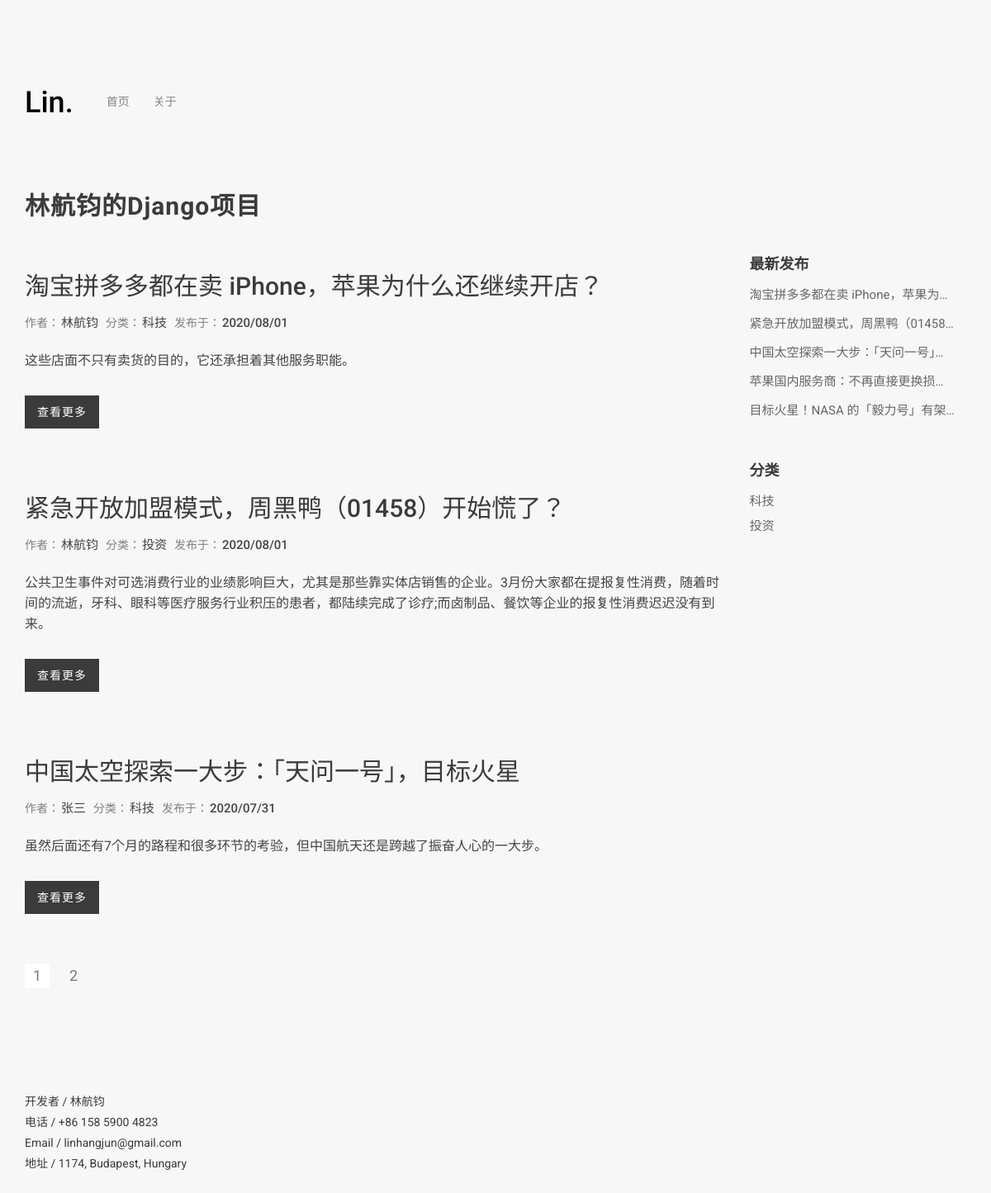
The page / on the database its author committed.
### apps/news_app/models.py (models this page shows)
class News(models.Model):
    title = models.CharField(max_length=100)
    thumbnail = models.URLField()
    desc = models.CharField(max_length=200)
    content = RichTextUploadingField()
    pub_date = models.DateTimeField(auto_now_add=True)
    author = models.ForeignKey(User, on_delete=models.CASCADE)
    category = models.ForeignKey('Category', on_delete=models.DO_NOTHING)
    class Meta:
        ordering = ['-pub_date']

class Category(models.Model):
    name = models.CharField(max_length=100)

### apps/news_app/views.py (the view)
# urls.py: path('', views.index, name='index'),
def index(request):
    articles = News.objects.all()
    new_articles = articles[0:5]
    limit = 3
    paginator = Paginator(articles, limit)
    page = request.GET.get('page')
    try:
        articles = paginator.page(page)
    except PageNotAnInteger:
        articles = paginator.page(1)
    except EmptyPage:
        articles = paginator.page(paginator.num_pages)
    categories = Category.objects.all()
    context = {
        'articles': articles,
        'new_articles': new_articles,
        'categories': categories,
    }
    return render(request, 'article/index.html', context=context)

### front/templates/article/index.html (shortened to what this page needs)
﻿{% extends 'article/base.html' %}
{% block content %}
    <div class="page-title">
        <div class="row">
            <div class="col-md-9 col-xs-12">
                <h1><b>林航钧的Django项目</b><br></h1>
            </div>
        </div>
    </div>
    <div class="blog">
        <div class="row">
            <div class="col-md-9 col-sm-9 col-xs-12 blog-content">
                {% for article in articles %}
                    <div class="blog-post">
                        <div class="blog-info">
                            <h2><a href="{% url 'news_app:article_detail' article.pk %}">{{ article.title }}</a></h2>
                            <ul class="post-info">
                                <li>作者：<a href="javascript:void(0)">{{ article.author.username }} </a></li>
                                <li>分类：<a href="{% url 'news_app:category' article.category.name %}">{{ article.category.name }} </a></li>
                                <li>发布于：<a href="javascript:void(0)">{{ article.pub_date | date:"Y/m/d" }} </a></li>
                            </ul>
                            <p>{{ article.desc }}</p>
                            <a href="{% url 'news_app:article_detail' article.pk %}" class="button">
                            查看更多
                            </a>
                        </div>
                    </div>
                {% endfor %}
            </div>
            {% include 'article/side_bar.html' %}
        </div>
        <div class="row">
                <div class="col-md-12">
                    <ul class="page-pagination">
                        {% for page_number in articles.paginator.page_range %}
                            {% if page_number == articles.number and articles.paginator.num_pages > 1 %}
                                 <li class="active"><a href="?page={{ page_number }}">{{ page_number }}</a></li>
                            {% elif articles.paginator.num_pages > 1 %}
                                 <li><a href="?page={{ page_number }}">{{ page_number }}</a></li>
                            {% endif %}
                        {% endfor %}
                        {% if articles.has_next %}
                            <li><a href="?page={{ articles.next_page_number }}"><i class="icon-xiayiye iconfont"></i></a></li>
                        {% endif %}
                    </ul>
                </div>
             </div>
    </div>
{% endblock %}

### front/templates/article/base.html (shortened to what this page needs)
<!DOCTYPE html>
<html>
	<head>
		<link rel="stylesheet" href="{% static 'css/bootstrap.css' %}">
		<link rel="stylesheet" href="{% static 'css/font-awesome.css' %}">
		<link rel="stylesheet" href="{% static 'css/style.css' %}">
        <link rel="stylesheet" href="//at.alicdn.com/t/font_1975388_tqdquovc7m.css">
    </head>
	<body>
		<div class="wrapper">
			<div class="container">
				<header>
					<div class="logo">
						<a href="/">
                            <h1>Lin.</h1>
						</a>
					</div>
					<nav>
						<ul>
							<li><a href="/">首页</a></li>
							<li><a href="{% url 'about' %}">关于</a></li>
						</ul>
					</nav>
                    <div class="search-login">
                        <ul>
                        </ul>
                    </div>
				</header>
				{% block content %}
				{% endblock %}
				<footer>
					<p>
                        <br>
                        开发者 / 林航钧
						<br>
						电话 / +86 158 5900 4823
						<br>
						Email / linhangjun@gmail.com
						<br>
						地址 / 1174, Budapest, Hungary
					</p>
				</footer>
			</div>
		</div>
	</body>
</html>

### front/templates/article/side_bar.html
<div class="col-md-3 col-sm-3 col-xs-12 sidebar">
    <div class="sidebar-content">
        <h4><strong>最新发布</strong></h4>
        <ul>
            {% for new_article in new_articles %}
                <li><a href="{% url 'news_app:article_detail' new_article.pk %}"><p>{{ new_article.title }}</p></a></li>
            {% endfor %}
        </ul>
    </div>
    <div class="sidebar-content">
        <h4><strong>分类</strong></h4>
        <ul>
            {% for category in categories %}
                <li><a href="{% url 'news_app:category' category.name %}">{{ category.name }}</a></li>
            {% endfor %}
        </ul>
    </div>
</div>

### front/assets/css/style.css (style rules this page uses)
body,ul { margin: 0; padding: 0 }
body { background-color: #f7f7f7; font-size: 16px; line-height: 25px; color: #3b3b3b; font-family: Roboto,sans-serif }
.wrapper .portfolio .filters ul li,.wrapper header nav ul li a { -webkit-transition: .2s all; -o-transition: .2s all; transition: .2s all }
.wrapper header { height: 75px; margin-top: 60px }
.wrapper header .logo { float: left; line-height: 75px }
.wrapper header .logo a { text-decoration: none; color: black; }
.wrapper header nav { float: left; line-height: 75px; margin-left: 40px; }
.wrapper header nav ul li { display: inline-block; margin-left: 25px; position: relative }
.wrapper header nav ul li:first-child { margin-left: 0 }
.wrapper header nav ul li a { color: #848484; font-size: 14px; text-transform: uppercase; font-weight: 300; text-decoration: none }
.wrapper header .search-login { float: right; }
.wrapper header .search-login ul { line-height: 75px; }
.wrapper .page-title,.wrapper .portfolio .filters { margin-top: 50px }
.wrapper .page-title h1 { font-size: 30px; line-height: 40px; letter-spacing: 1px; font-weight: 300 }
.wrapper .blog { margin-top: 30px }
.wrapper .blog .blog-content .blog-post { margin-bottom: 60px }
.wrapper .blog .blog-content .blog-post .blog-info { margin-top: 20px }
.wrapper .blog .blog-content .blog-post .blog-info h2 { margin: 15px 0 }
.wrapper .blog .blog-content .blog-post .blog-info h2 a { color: #3b3b3b; text-decoration: none }
.wrapper .blog .blog-content .blog-post .blog-info ul li { display: inline-block; font-size: 14px; color: grey; margin-right: 5px }
.wrapper .blog .blog-content .blog-post .blog-info ul li a { font-size: 15px; color: #444; font-weight: 500; text-decoration: none; margin-left: 2px }
.wrapper .blog .blog-content .blog-post .blog-info p { margin-top: 20px; text-align: left; color: #444 }
.wrapper .blog .blog-content .blog-post .blog-info .button { line-height: 16px; margin-top: 20px; display: inline-block; padding: 12px 15px; background-color: #3b3b3b; color: #fff; text-decoration: none; font-weight: 300; font-size: 14px; letter-spacing: 1px }
.wrapper .blog .page-pagination { margin: 0; padding: 0 }
.wrapper .blog .page-pagination li { display: inline-block; margin-left: 10px; border-radius: 3px }
.wrapper .blog .page-pagination li:first-child { margin-left: 0 }
.wrapper .blog .page-pagination li.active,.wrapper .blog .page-pagination li:hover { background-color: #fff }
.wrapper .blog .page-pagination li a { line-height: 30px; color: #787878; font-size: 18px; padding: 0 10px; text-decoration: none }
.wrapper .blog .page-pagination li a i { line-height: 30px; color: #787878; font-size: 18px; padding: 0 10px; text-decoration: none }
.wrapper .blog .sidebar .sidebar-content { margin-bottom: 50px; }
.wrapper .blog .sidebar .sidebar-content h4 { margin: 0 }
.wrapper .blog .sidebar .sidebar-content ul { margin: 15px 0 0; padding: 0 }
.wrapper .blog .sidebar .sidebar-content ul li { margin-bottom: 5px; display: block; }
.wrapper .blog .sidebar .sidebar-content ul li a { font-size: 15px; color: #666; text-decoration: none; }
.wrapper .blog .sidebar .sidebar-content ul li a p { width: 250px; white-space:nowrap; overflow:hidden; text-overflow:ellipsis; }
footer { margin: 100px 0 25px }
footer p { font-size: 14px }

### rows shown on the page
News: title "淘宝拼多多都在卖 iPhone，苹果为什么还继续开店？", author.username "林航钧", category.name "科技", pub_date "2020/08/01", desc "这些店面不只有卖货的目的，它还承担着其他服务职能。", title "淘宝拼多多都在卖 iPhone，苹果为…"
News: title "紧急开放加盟模式，周黑鸭（01458）开始慌了？", author.username "林航钧", category.name "投资", pub_date "2020/08/01", desc "公共卫生事件对可选消费行业的业绩影响巨大，尤其是那些靠实体店销售的企业。3月份大家都在提报复性消费，随着时间的流逝，牙科、眼科等医疗服务行业积压的患者，都陆续完成了诊疗;而卤制品、餐饮等企业的报复性消费迟迟没有到来。", title "紧急开放加盟模式，周黑鸭（01458…"
News: title "中国太空探索一大步：「天问一号」，目标火星", author.username "张三", category.name "科技", pub_date "2020/07/31", desc "虽然后面还有7个月的路程和很多环节的考验，但中国航天还是跨越了振奋人心的一大步。", title "中国太空探索一大步：「天问一号」…"
News: title "苹果国内服务商：不再直接更换损…"
News: title "目标火星！NASA 的「毅力号」有架…"
Category: name "科技"
Category: name "投资"

### other values the page prints
{{ page_number }} "1"
{{ page_number }} "2"
